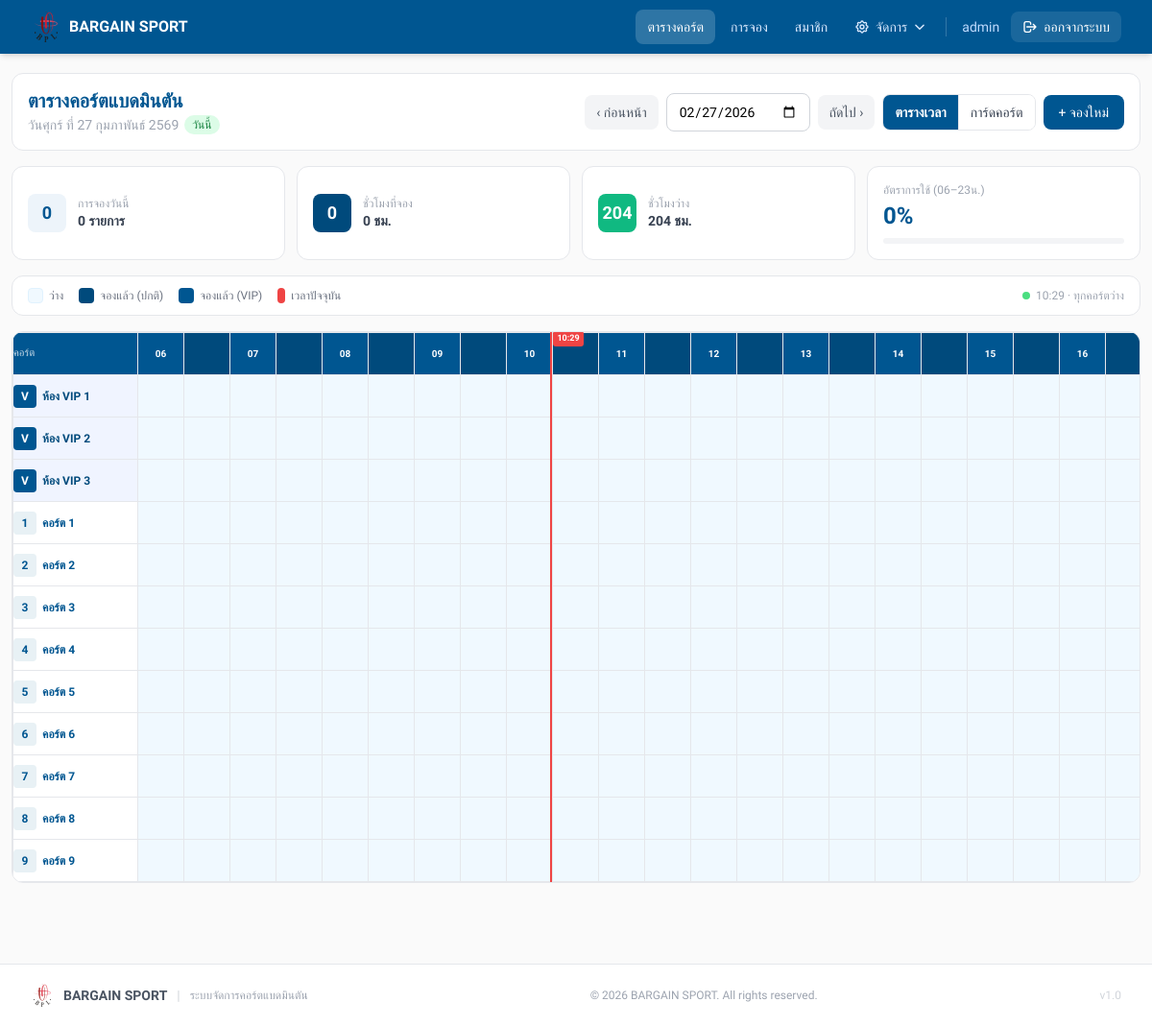
The app's page /timetable_detail.php (signed in) with its own data.
### tables this page shows
CREATE TABLE `courts` (
  `id` int NOT NULL,
  `court_no` int NOT NULL,
  `vip_room_name` varchar(100) DEFAULT NULL COMMENT 'ชื่อห้อง VIP',
  `status` enum('Available','Booked','In Use','Maintenance') DEFAULT 'Available',
  `is_vip` tinyint(1) NOT NULL DEFAULT '0',
  `court_type` enum('normal','vip') DEFAULT 'normal' COMMENT 'ประเภทคอร์ต: normal=ปกติ, vip=VIP',
  `vip_price` decimal(10,2) DEFAULT NULL COMMENT 'ราคาพิเศษสำหรับคอร์ต VIP (บาท/ชั่วโมง)',
  `normal_price` decimal(10,2) DEFAULT NULL COMMENT 'ราคาคงที่สำหรับคอร์ตปกติ (optional)',
  `pricing_group_id` int DEFAULT NULL
);

### timetable_detail.php (the view, shortened to what this page needs)
<?php
require_once __DIR__ . '/config/db.php';
$date = $_GET['date'] ?? date('Y-m-d');
$courts = $pdo->query('SELECT * FROM courts ORDER BY court_type DESC, vip_room_name ASC, court_no ASC')->fetchAll();
$grid        = [];
$gridDetails = [];
foreach ($courts as $c) {
    $grid[$c['id']]        = array_fill(0, 48, null);
    $gridDetails[$c['id']] = array_fill(0, 48, null);
}
$uniqueBookings = [];
$totalBusinessSlots = count($courts) * SLOT_COUNT;
$bookedBusinessSlots = 0;
$freeBusinessSlots = $totalBusinessSlots - $bookedBusinessSlots;
$bookedHours = round($bookedBusinessSlots / 2, 1);
$freeHours   = round($freeBusinessSlots / 2, 1);
$occupancy   = $totalBusinessSlots > 0 ? round($bookedBusinessSlots / $totalBusinessSlots * 100, 1) : 0;
$bookingCount = count($uniqueBookings);
$dateObj    = new DateTime($date);
$thaiMonths = [1=>'มกราคม','กุมภาพันธ์','มีนาคม','เมษายน','พฤษภาคม','มิถุนายน','กรกฎาคม','สิงหาคม','กันยายน','ตุลาคม','พฤศจิกายน','ธันวาคม'];
$thaiDays   = ['อาทิตย์','จันทร์','อังคาร','พุธ','พฤหัสบดี','ศุกร์','เสาร์'];
$dayName    = $thaiDays[(int)$dateObj->format('w')];
$thaiDate   = "วัน{$dayName} ที่ ".$dateObj->format('d')." ".$thaiMonths[(int)$dateObj->format('n')]." ".($dateObj->format('Y')+543);
$isToday    = ($date === date('Y-m-d'));
function getCourtDisplayName(array $court): string {
    if ($court['court_type'] === 'vip' || $court['is_vip'] == 1)
        return $court['vip_room_name'] ?? 'ห้อง VIP';
    return 'คอร์ต ' . $court['court_no'];
}
$prevDate = (new DateTime($date))->modify('-1 day')->format('Y-m-d');
$nextDate = (new DateTime($date))->modify('+1 day')->format('Y-m-d');
?>
<!doctype html>
<html lang="th">
<head>
  <script src="https://cdn.tailwindcss.com"></script>
</head>
<body style="background:#FAFAFA;" class="min-h-screen">
<?php include __DIR__ . '/includes/header.php'; ?>
<div class="max-w-full px-3 py-5">
  <div class="bg-white rounded-xl border border-gray-200 p-4 mb-4">
    <div class="flex flex-col lg:flex-row justify-between items-start lg:items-center gap-3">
      <div>
        <h1 style="color:#005691;" class="text-xl font-bold leading-tight">ตารางคอร์ตแบดมินตัน</h1>
        <p class="text-gray-400 text-sm mt-0.5 flex items-center gap-1.5">
          <?= $thaiDate ?>
          <?php if ($isToday): ?>
          <span class="text-xs px-2 py-0.5 rounded-full bg-green-100 text-green-700 font-medium">วันนี้</span>
          <?php endif; ?>
        </p>
      </div>
      <div class="flex items-center gap-2 flex-wrap">
        <a href="?date=<?= $prevDate ?>" class="px-3 py-2 bg-gray-100 text-gray-600 text-sm rounded-lg hover:bg-gray-200 transition-colors">‹ ก่อนหน้า</a>
        <form method="get" class="flex gap-2">
          <input type="date" name="date" value="<?= htmlspecialchars($date) ?>"
                 onchange="this.form.submit()"
                 class="px-3 py-2 border border-gray-300 rounded-lg focus:border-[#005691] outline-none text-sm">
        </form>
        <a href="?date=<?= $nextDate ?>" class="px-3 py-2 bg-gray-100 text-gray-600 text-sm rounded-lg hover:bg-gray-200 transition-colors">ถัดไป ›</a>
        <div class="flex rounded-lg overflow-hidden border border-gray-200 text-sm flex-shrink-0">
          <button id="btnTimeline" onclick="setView('timeline')"
                  class="px-3 py-2 transition-colors">ตารางเวลา</button>
          <button id="btnCards" onclick="setView('cards')"
                  class="px-3 py-2 transition-colors border-l border-gray-200">การ์ดคอร์ต</button>
        </div>
        <a href="/bookings/create.php" style="background:#005691;"
           class="px-4 py-2 text-white text-sm rounded-lg hover:opacity-90 transition-opacity whitespace-nowrap">+ จองใหม่</a>
      </div>
    </div>
  </div>
  <div class="grid grid-cols-2 sm:grid-cols-4 gap-3 mb-4">
    <div class="bg-white rounded-xl border border-gray-200 p-4 flex items-center gap-3">
      <div style="background:#EDF4FA;" class="w-10 h-10 rounded-lg flex items-center justify-center text-[#005691] text-lg font-bold flex-shrink-0"><?= $bookingCount ?></div>
      <div>
        <p class="text-xs text-gray-400">การจองวันนี้</p>
        <p class="text-sm font-semibold text-gray-700"><?= $bookingCount ?> รายการ</p>
      </div>
    </div>
    <div class="bg-white rounded-xl border border-gray-200 p-4 flex items-center gap-3">
      <div style="background:#004A7C;" class="w-10 h-10 rounded-lg flex items-center justify-center text-white text-lg font-bold flex-shrink-0"><?= $bookedHours ?></div>
      <div>
        <p class="text-xs text-gray-400">ชั่วโมงที่จอง</p>
        <p class="text-sm font-semibold text-gray-700"><?= $bookedHours ?> ชม.</p>
      </div>
    </div>
    <div class="bg-white rounded-xl border border-gray-200 p-4 flex items-center gap-3">
      <div style="background:#10b981;" class="w-10 h-10 rounded-lg flex items-center justify-center text-white text-lg font-bold flex-shrink-0"><?= $freeHours ?></div>
      <div>
        <p class="text-xs text-gray-400">ชั่วโมงว่าง</p>
        <p class="text-sm font-semibold text-gray-700"><?= $freeHours ?> ชม.</p>
      </div>
    </div>
    <div class="bg-white rounded-xl border border-gray-200 p-4">
      <p class="text-xs text-gray-400 mb-1">อัตราการใช้ (06–23น.)</p>
      <p style="color:#005691;" class="text-2xl font-bold leading-tight"><?= $occupancy ?>%</p>
      <div class="w-full bg-gray-100 rounded-full h-1.5 mt-2">
      </div>
    </div>
  </div>
  <div class="bg-white rounded-xl border border-gray-200 px-4 py-3 mb-4 flex flex-wrap gap-4 items-center justify-between">
    <div class="flex flex-wrap gap-4">
      <div class="flex items-center gap-1.5 text-xs text-gray-500">
        <div class="w-4 h-4 rounded" style="background:#f0f9ff;border:1px solid #e0f2fe;"></div>ว่าง
      </div>
      <div class="flex items-center gap-1.5 text-xs text-gray-500">
        <div class="w-4 h-4 rounded" style="background:#004A7C;"></div>จองแล้ว (ปกติ)
      </div>
      <div class="flex items-center gap-1.5 text-xs text-gray-500">
        <div class="w-4 h-4 rounded" style="background:#005691;"></div>จองแล้ว (VIP)
      </div>
      <div class="flex items-center gap-1.5 text-xs text-gray-500">
        <div class="w-2 h-4 rounded" style="background:#ef4444;"></div>เวลาปัจจุบัน
      </div>
    </div>
    <?php if ($isToday): ?>
    <div id="liveStatus" class="text-xs text-gray-400 font-medium flex items-center gap-1.5">
      <span class="w-2 h-2 rounded-full bg-green-400 inline-block animate-pulse"></span>
      <span id="liveStatusText">กำลังโหลด...</span>
    </div>
    <?php endif; ?>
  </div>
  <div id="viewTimeline">
  <div class="bg-white rounded-xl border border-gray-200 overflow-hidden mb-4">
    <div class="tl-wrap" id="tlWrap">
      <table class="tl-table" id="tlTable">
        <thead>
          <tr>
            <th class="tl-court-col-head tl-court-cell-head tl-court-col px-3 py-2 text-left">คอร์ต</th>
            <?php for ($i = 0; $i < SLOT_COUNT; $i++):
              $slotAbsolute = SLOT_START + $i;
              $slotHour = intdiv($slotAbsolute, 2);
              $isHalf   = ($slotAbsolute % 2 !== 0);
            ?>
            <th class="tl-slot tl-hour-head <?= $isHalf ? 'half' : '' ?>">
              <?= $isHalf ? '' : sprintf('%02d', $slotHour) ?>
            </th>
            <?php endfor; ?>
          </tr>
        </thead>
        <tbody>
          <?php foreach ($courts as $c):
            $isVip = ($c['court_type'] === 'vip' || $c['is_vip'] == 1);
            $courtName = getCourtDisplayName($c);
            $courtCls  = $isVip ? 'tl-court-cell tl-court-cell-vip' : 'tl-court-cell';
            $bookedCls = $isVip ? 'tl-booked-vip' : 'tl-booked-normal';
          ?>
          <tr>
            <td class="tl-court-col <?= $courtCls ?>" title="<?= htmlspecialchars($courtName) ?>">
              <div class="flex items-center gap-1.5 overflow-hidden">
                <?php if ($isVip): ?>
                <span style="background:#005691;" class="flex-shrink-0 w-6 h-6 rounded flex items-center justify-center text-white text-xs font-bold">V</span>
                <?php else: ?>
                <span style="background:#E8F1F5;color:#005691;" class="flex-shrink-0 w-6 h-6 rounded flex items-center justify-center font-bold text-xs"><?= $c['court_no'] ?></span>
                <?php endif; ?>
                <span class="overflow-hidden text-ellipsis whitespace-nowrap text-xs"><?= htmlspecialchars($courtName) ?></span>
              </div>
            </td>
            <?php
            $si = 0;
            while ($si < SLOT_COUNT):
              $slotAbs = SLOT_START + $si;
              $bkId    = $grid[$c['id']][$slotAbs];
              $bk      = $gridDetails[$c['id']][$slotAbs];
              if ($bkId !== null && $bk !== null):
                $colspan = 0;
                $tmpSi = $si;
                while ($tmpSi < SLOT_COUNT && $grid[$c['id']][SLOT_START + $tmpSi] === $bkId) {
                  $colspan++;
                  $tmpSi++;
                }
                $startDt = new DateTime($bk['start_datetime']);
                $endDt   = (clone $startDt)->modify('+' . (int)$bk['duration_hours'] . ' hour');
                $hasSlip = !empty($bk['payment_slip_path']);
                $bkJson  = htmlspecialchars(json_encode($bk, JSON_UNESCAPED_UNICODE), ENT_QUOTES);
                $cnJson  = htmlspecialchars(json_encode($courtName, JSON_UNESCAPED_UNICODE), ENT_QUOTES);
            ?>
            <td class="tl-booked <?= $bookedCls ?>"
                colspan="<?= $colspan ?>"
                onclick="showModal(<?= $bkJson ?>, <?= $cnJson ?>, <?= $isVip ? 'true' : 'false' ?>)"
                title="<?= htmlspecialchars($bk['customer_name']) ?> <?= $startDt->format('H:i') ?>–<?= $endDt->format('H:i') ?>">
              <div class="tl-booked-inner">
                <div class="tl-booked-name"><?= htmlspecialchars($bk['customer_name']) ?></div>
                <?php if ($colspan >= 3): ?>
                <div class="tl-booked-time"><?= $startDt->format('H:i') ?>–<?= $endDt->format('H:i') ?></div>
                <?php endif; ?>
              </div>
              <?php if ($hasSlip): ?>
              <span class="tl-booked-slip" title="มีสลิปแล้ว">📎</span>
              <?php endif; ?>
            </td>
            <?php
                $si += $colspan;
              else:
            ?>
            <td class="tl-free tl-slot"></td>
            <?php
                $si++;
              endif;
            endwhile;
            ?>
          </tr>
          <?php endforeach; ?>
        </tbody>
      </table>
    </div>
  </div>
  </div>
</div>
<?php include __DIR__ . '/includes/footer.php'; ?>
</body>
</html>

### timetable_detail.php (style rules this page uses)
.tl-wrap { overflow-x: auto; -webkit-overflow-scrolling: touch; position: relative; }
.tl-table { border-collapse: collapse; table-layout: fixed; }
.tl-table th, .tl-table td { height: 44px; padding: 0; border: 1px solid #e5e7eb; white-space: nowrap; }
.tl-court-col { width: 130px; min-width: 130px; max-width: 130px; position: sticky; left: 0; z-index: 2; background: #fff; }
.tl-court-col-head { width: 130px; min-width: 130px; position: sticky; left: 0; z-index: 3; background: #005691; }
.tl-slot { width: 48px; min-width: 48px; }
.tl-hour-head { font-size: 10px; text-align: center; color: #fff; vertical-align: middle; background: #005691; user-select: none; }
.tl-hour-head.half { background: #004A7C; color: #8ab4cc; font-size: 9px; }
.tl-free { background: #f0f9ff; cursor: default; }
.tl-court-cell { padding: 0 10px; font-size: 12px; font-weight: 600; color: #005691; background: #fff; border-right: 2px solid #e5e7eb; }
.tl-court-cell-vip { background: #f0f4ff; color: #004A7C; }
.tl-court-cell-head { font-size: 11px; color: rgba(255,255,255,.8); font-weight: 500; }

### includes/header.php (style rules this page uses)
* { font-family: 'Prompt', sans-serif !important; }

### records on screen
courts: court_type "V", vip_room_name "ห้อง VIP 1"
courts: court_type "V", vip_room_name "ห้อง VIP 2"
courts: court_type "V", vip_room_name "ห้อง VIP 3"
courts: court_no "1", court_no "คอร์ต 1"
courts: court_no "2", court_no "คอร์ต 2"
courts: court_no "3", court_no "คอร์ต 3"
courts: court_no "4", court_no "คอร์ต 4"
courts: court_no "5", court_no "คอร์ต 5"
courts: court_no "6", court_no "คอร์ต 6"
courts: court_no "7", court_no "คอร์ต 7"
courts: court_no "8", court_no "คอร์ต 8"
courts: court_no "9", court_no "คอร์ต 9"

### other values on screen
$_username "admin"
$thaiDate "วันศุกร์ ที่ 27 กุมภาพันธ์ 2569"
$bookingCount "0"
$bookedHours "0"
$freeHours "204"
$occupancy "0"
$slotHour "06"
$slotHour "07"
$slotHour "08"
$slotHour "09"
$slotHour "10"
$slotHour "11"
$slotHour "12"
$slotHour "13"
$slotHour "14"
